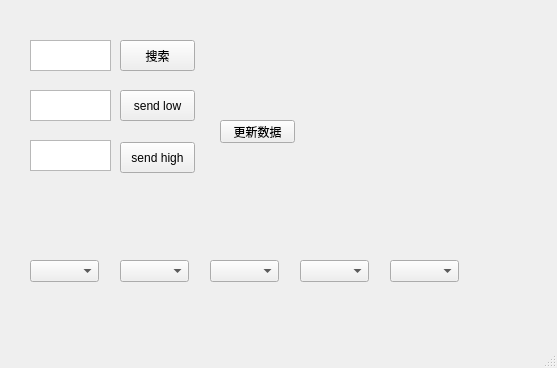
<?xml version="1.0" encoding="UTF-8"?>
<ui version="4.0">
 <class>MainWindow</class>
 <widget class="QMainWindow" name="MainWindow">
  <property name="geometry">
   <rect>
    <x>0</x>
    <y>0</y>
    <width>557</width>
    <height>368</height>
   </rect>
  </property>
  <property name="windowTitle">
   <string>MainWindow</string>
  </property>
  <widget class="QWidget" name="centralwidget">
   <widget class="QComboBox" name="comboBox">
    <property name="geometry">
     <rect>
      <x>30</x>
      <y>260</y>
      <width>69</width>
      <height>22</height>
     </rect>
    </property>
   </widget>
   <widget class="QComboBox" name="comboBox_2">
    <property name="geometry">
     <rect>
      <x>120</x>
      <y>260</y>
      <width>69</width>
      <height>22</height>
     </rect>
    </property>
   </widget>
   <widget class="QComboBox" name="comboBox_3">
    <property name="geometry">
     <rect>
      <x>210</x>
      <y>260</y>
      <width>69</width>
      <height>22</height>
     </rect>
    </property>
   </widget>
   <widget class="QComboBox" name="comboBox_4">
    <property name="geometry">
     <rect>
      <x>390</x>
      <y>260</y>
      <width>69</width>
      <height>22</height>
     </rect>
    </property>
   </widget>
   <widget class="QComboBox" name="comboBox_5">
    <property name="geometry">
     <rect>
      <x>300</x>
      <y>260</y>
      <width>69</width>
      <height>22</height>
     </rect>
    </property>
   </widget>
   <widget class="QPushButton" name="pushButton">
    <property name="geometry">
     <rect>
      <x>120</x>
      <y>90</y>
      <width>75</width>
      <height>31</height>
     </rect>
    </property>
    <property name="text">
     <string>send low</string>
    </property>
   </widget>
   <widget class="QPushButton" name="pushButton_2">
    <property name="geometry">
     <rect>
      <x>120</x>
      <y>142</y>
      <width>75</width>
      <height>31</height>
     </rect>
    </property>
    <property name="text">
     <string>send high</string>
    </property>
   </widget>
   <widget class="QTextEdit" name="text3">
    <property name="geometry">
     <rect>
      <x>30</x>
      <y>90</y>
      <width>81</width>
      <height>31</height>
     </rect>
    </property>
   </widget>
   <widget class="QTextEdit" name="text4">
    <property name="geometry">
     <rect>
      <x>30</x>
      <y>140</y>
      <width>81</width>
      <height>31</height>
     </rect>
    </property>
   </widget>
   <widget class="QTextEdit" name="text">
    <property name="geometry">
     <rect>
      <x>30</x>
      <y>40</y>
      <width>81</width>
      <height>31</height>
     </rect>
    </property>
   </widget>
   <widget class="QPushButton" name="but1">
    <property name="geometry">
     <rect>
      <x>120</x>
      <y>40</y>
      <width>75</width>
      <height>31</height>
     </rect>
    </property>
    <property name="text">
     <string>搜索</string>
    </property>
   </widget>
   <widget class="QPushButton" name="pushButton_3">
    <property name="geometry">
     <rect>
      <x>220</x>
      <y>120</y>
      <width>75</width>
      <height>23</height>
     </rect>
    </property>
    <property name="text">
     <string>更新数据</string>
    </property>
   </widget>
  </widget>
  <widget class="QStatusBar" name="statusbar"/>
 </widget>
 <resources/>
 <connections/>
</ui>
